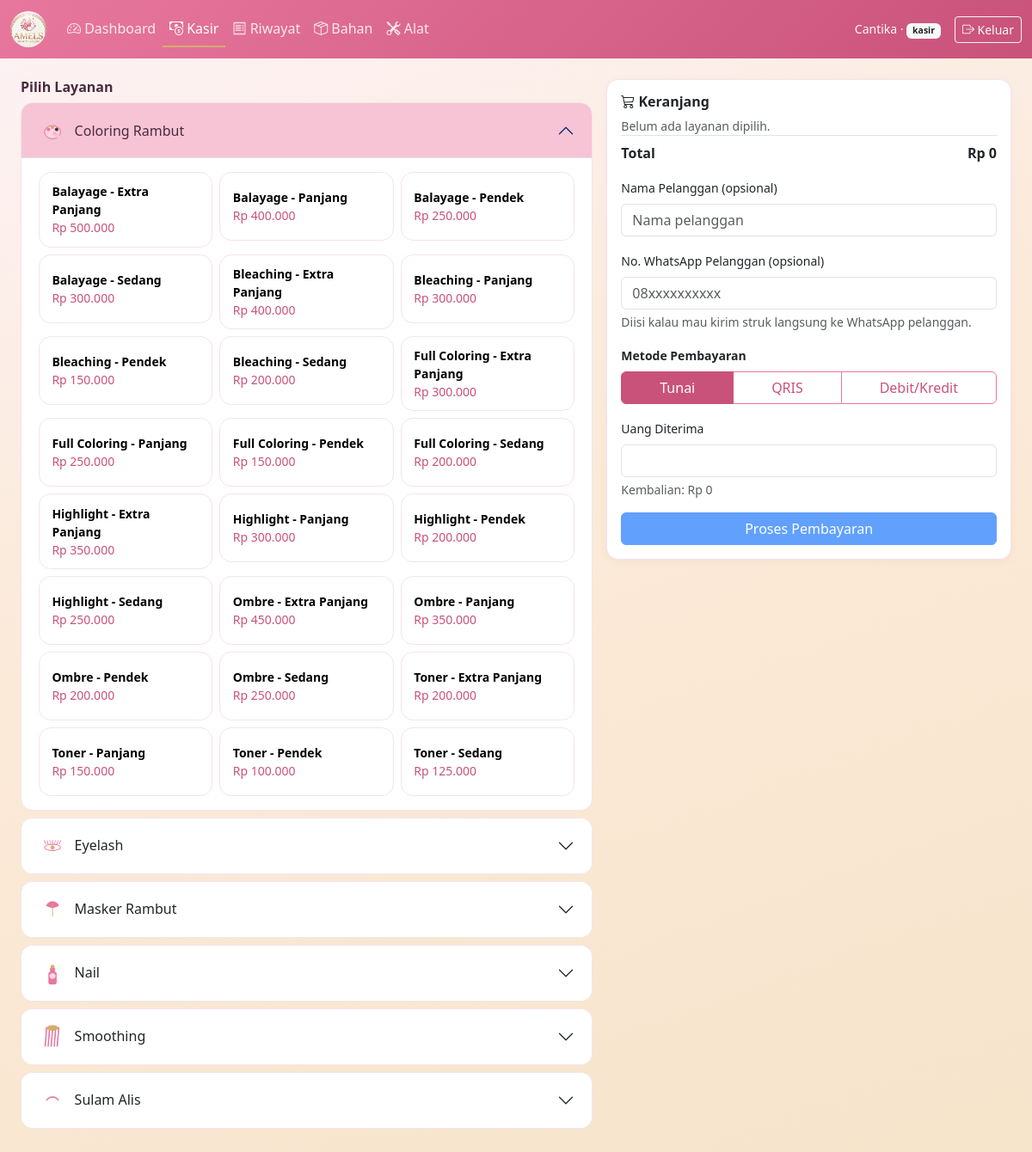
The page /kasir.php (signed in) on the database its author committed.
### tables this page shows
CREATE TABLE layanan (
            id INTEGER PRIMARY KEY AUTOINCREMENT,
            nama_layanan TEXT NOT NULL,
            kategori TEXT NOT NULL,
            harga INTEGER NOT NULL DEFAULT 0
        );

### config.php (called while the page is built, shortened)
<?php
function rupiah($angka) {
    return 'Rp ' . number_format((float)$angka, 0, ',', '.');
}
function kategoriIcon($kategori) {
    $map = [
        'Eyelash' => 'eyelash',
        'Nail' => 'nail',
        'Smoothing' => 'hair',
        'Coloring Rambut' => 'coloring',
        'Masker Rambut' => 'mask',
        'Sulam Alis' => 'brow',
    ];
    return $map[$kategori] ?? 'hair';
}

### kasir.php (the view, shortened to what this page needs)
<?php
require 'config.php';
$layananList = $pdo->query("SELECT * FROM layanan ORDER BY kategori, nama_layanan")->fetchAll(PDO::FETCH_ASSOC);
$byKategori = [];
foreach ($layananList as $l) {
    $byKategori[$l['kategori']][] = $l;
}
require 'includes/header.php';
?>
<div class="row g-3">
  <div class="col-md-7">
    <h6 class="fw-semibold mb-2">Pilih Layanan</h6>
    <div class="accordion" id="kategoriAccordion">
      <?php $first = true; foreach ($byKategori as $kategori => $items): $panelId = 'panel_' . md5($kategori); ?>
      <div class="accordion-item mb-2" style="border-radius:14px;overflow:hidden;border:1px solid var(--gray-soft)">
        <h2 class="accordion-header">
          <button class="accordion-button <?= $first ? '' : 'collapsed' ?>" type="button" data-bs-toggle="collapse" data-bs-target="#<?= $panelId ?>">
            <img src="assets/icons/categories/<?= kategoriIcon($kategori) ?>.png" alt="" style="width:32px;height:32px;margin-right:.6rem">
            <?= htmlspecialchars($kategori) ?>
          </button>
        </h2>
        <div id="<?= $panelId ?>" class="accordion-collapse collapse <?= $first ? 'show' : '' ?>" data-bs-parent="#kategoriAccordion">
          <div class="accordion-body">
            <div class="row g-2">
              <?php foreach ($items as $l): ?>
              <div class="col-6 col-lg-4">
                <button type="button" class="layanan-btn"
                  data-id="<?= $l['id'] ?>"
                  data-nama="<?= htmlspecialchars($l['nama_layanan']) ?>"
                  data-harga="<?= $l['harga'] ?>"
                  onclick="addToCart(this)">
                  <div class="fw-semibold small"><?= htmlspecialchars($l['nama_layanan']) ?></div>
                  <div class="small" style="color:var(--pink-deep)"><?= rupiah($l['harga']) ?></div>
                </button>
              </div>
              <?php endforeach; ?>
            </div>
          </div>
        </div>
      </div>
      <?php $first = false; endforeach; ?>
    </div>
  </div>
  <div class="col-md-5">
    <div class="card p-3" style="position:sticky; top:80px;">
      <h6 class="fw-semibold mb-2"><i class="bi bi-cart3"></i> Keranjang</h6>
      <div id="cartEmpty" class="text-muted small">Belum ada layanan dipilih.</div>
      <div class="d-flex justify-content-between fw-semibold border-top pt-2 mb-3">
        <span>Total</span>
        <span id="cartTotal">Rp 0</span>
      </div>
      <form method="post" action="kasir_process.php" id="checkoutForm">
        <div class="mb-3">
          <label class="form-label small">Nama Pelanggan (opsional)</label>
          <input type="text" class="form-control" name="nama_pelanggan" placeholder="Nama pelanggan">
        </div>
        <div class="mb-3">
          <label class="form-label small">No. WhatsApp Pelanggan (opsional)</label>
          <input type="text" class="form-control" name="nomor_wa" placeholder="08xxxxxxxxxx">
          <div class="form-text">Diisi kalau mau kirim struk langsung ke WhatsApp pelanggan.</div>
        </div>
        <label class="form-label small fw-semibold">Metode Pembayaran</label>
        <div class="btn-group w-100 mb-3" role="group">
          <label class="btn btn-outline-primary" for="mTunai">Tunai</label>
          <label class="btn btn-outline-primary" for="mQris">QRIS</label>
          <label class="btn btn-outline-primary" for="mEdc">Debit/Kredit</label>
        </div>
        <div id="tunaiBox" class="mb-3">
          <label class="form-label small">Uang Diterima</label>
          <input type="number" class="form-control" name="uang_diterima" id="uangDiterima" oninput="hitungKembalian()">
          <div class="small text-muted mt-1">Kembalian: <span id="kembalianText">Rp 0</span></div>
        </div>
        <button type="submit" class="btn btn-primary w-100" id="btnBayar" disabled>Proses Pembayaran</button>
      </form>
    </div>
  </div>
</div>
<?php require 'includes/footer.php'; ?>

### assets/css/style.css (style rules this page uses)
:root { --pink-deep: #C9527A; --pink: #E8779E; --pink-soft: #F6C4D5; --pink-bg: #FDF2F6; --gold: #D4AF6A; --gold-soft: #F1E1BE; --ink: #4A2B3D; --gray-soft: #F3E4EB; }
body { background: linear-gradient(160deg, #FDF2F6 0%, #FBEAD8 45%, #F6E4CB 100%); background-attachment: fixed; color: var(--ink); font-family: 'Segoe UI', system-ui, -apple-system, sans-serif; }
.card { border: 1px solid var(--gray-soft); border-radius: 14px; box-shadow: 0 2px 10px rgba(201,82,122,.06); }
.btn-primary { background: var(--pink); border-color: var(--pink); }
.btn-outline-primary { color: var(--pink-deep); border-color: var(--pink); }
.btn-check:checked + .btn-outline-primary, .btn-check:active + .btn-outline-primary { background: var(--pink-deep) !important; border-color: var(--pink-deep) !important; color: #fff !important; }
.layanan-btn { min-height: 80px; border-radius: 14px; border: 1px solid var(--gray-soft); background: #fff; text-align: left; padding: .7rem .9rem; width: 100%; transition: border-color .15s, background .15s; }
.accordion-button:not(.collapsed) { background: var(--pink-soft); color: var(--ink); }

### rows shown on the page
layanan: nama_layanan "Balayage - Extra Panjang", harga "Rp 500.000"
layanan: nama_layanan "Balayage - Panjang", harga "Rp 400.000"
layanan: nama_layanan "Balayage - Pendek", harga "Rp 250.000"
layanan: nama_layanan "Balayage - Sedang", harga "Rp 300.000"
layanan: nama_layanan "Bleaching - Extra Panjang", harga "Rp 400.000"
layanan: nama_layanan "Bleaching - Panjang", harga "Rp 300.000"
layanan: nama_layanan "Bleaching - Pendek", harga "Rp 150.000"
layanan: nama_layanan "Bleaching - Sedang", harga "Rp 200.000"
layanan: nama_layanan "Full Coloring - Extra Panjang", harga "Rp 300.000"
layanan: nama_layanan "Full Coloring - Panjang", harga "Rp 250.000"
layanan: nama_layanan "Full Coloring - Pendek", harga "Rp 150.000"
layanan: nama_layanan "Full Coloring - Sedang", harga "Rp 200.000"
layanan: nama_layanan "Highlight - Extra Panjang", harga "Rp 350.000"
layanan: nama_layanan "Highlight - Panjang", harga "Rp 300.000"
layanan: nama_layanan "Highlight - Pendek", harga "Rp 200.000"
layanan: nama_layanan "Highlight - Sedang", harga "Rp 250.000"
layanan: nama_layanan "Ombre - Extra Panjang", harga "Rp 450.000"
layanan: nama_layanan "Ombre - Panjang", harga "Rp 350.000"
layanan: nama_layanan "Ombre - Pendek", harga "Rp 200.000"
layanan: nama_layanan "Ombre - Sedang", harga "Rp 250.000"
layanan: nama_layanan "Toner - Extra Panjang", harga "Rp 200.000"
layanan: nama_layanan "Toner - Panjang", harga "Rp 150.000"
layanan: nama_layanan "Toner - Pendek", harga "Rp 100.000"
layanan: nama_layanan "Toner - Sedang", harga "Rp 125.000"

### other values the page prints
$user['nama'] "Cantika"
$user['role'] "kasir"
$kategori "Coloring Rambut"
$kategori "Eyelash"
$kategori "Masker Rambut"
$kategori "Nail"
$kategori "Smoothing"
$kategori "Sulam Alis"
